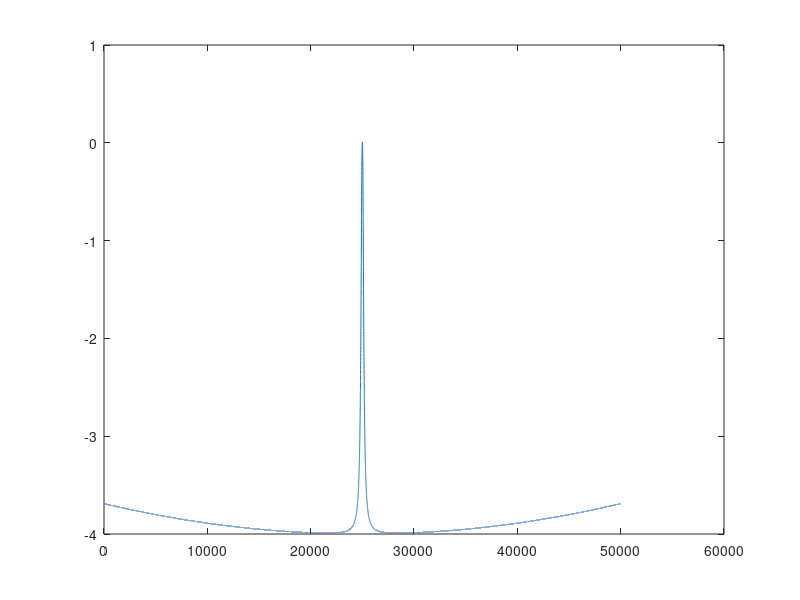

Write MATLAB code to recreate this figure.
taoP1=10^(-3);
taoZ1=10^(-4);

hi=1;
eps=0.002;
tau=5;
delta=1;

numerator = [1, 2*taoZ1, taoZ1^2];
denominator = [1, 2*taoP1, taoP1^2];
K = poly(numerator)/poly(denominator);

X = -0.25:10^(-5):0.25;
K = @(x) polyval(numerator, x)./polyval(denominator, x);
plot(real(hi*K(X*i)-eps*conj(K(X*i)).*K(X*i)-tau*(conj(K(X*i))+X*i).*(K(X*i) + X*i)));
disp(4*eps*delta/hi^2);
